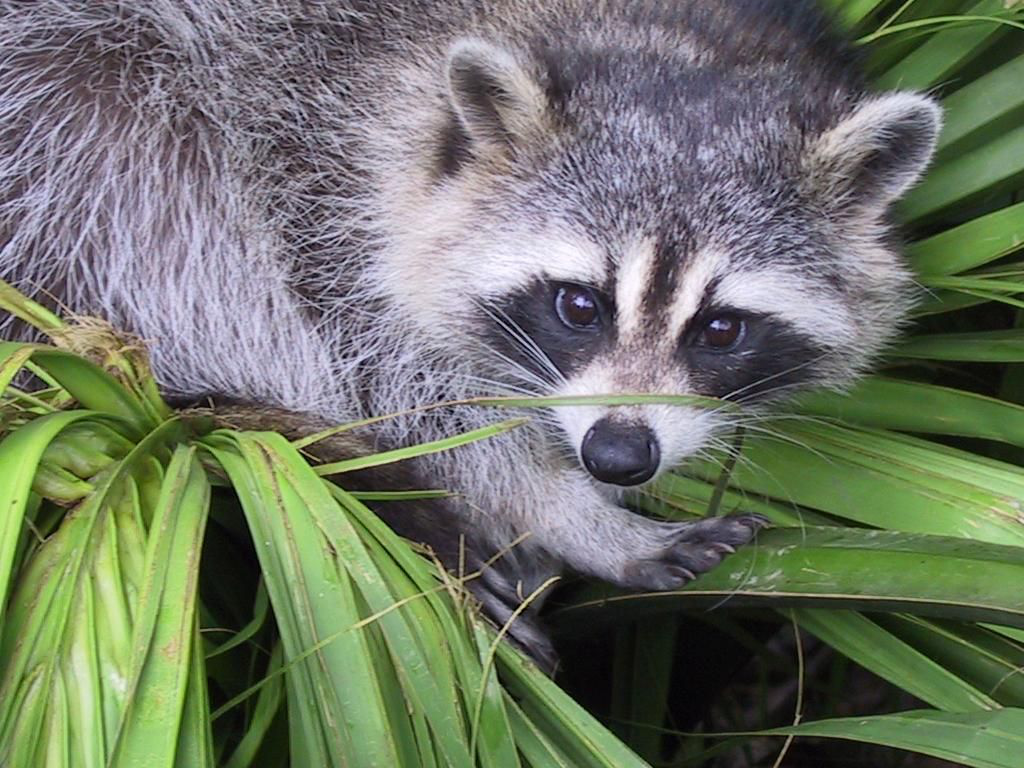
#> input picture docs/images/face.png, 1024 x 768 px
$ python example.py
#> lines starting #> are read from the running program, lines starting #| are printed output that depends on the picture
### image.py
import numpy as np
import matplotlib.pyplot as plt
from PIL import Image
import imageio.v3 as iio

def read_image(image_path):
    """
    Read an image and return a one hot vector of the image
    If size of an image is odd, transform the img to even size image

    Parameter:
    image_path: path of the image

    Return:
    img2: Transformed image object
    """
#> called with image_path = 'docs/images/face.png'
    img = iio.imread(image_path)
#> img is the input picture: shape (768, 1024, 3); mean R, G, B 110.7, 117.7, 102.1
    l = img.shape[0]
#> l = 768
    w = img.shape[1]
#> w = 1024

    n = max(l, w)
#> n = 1024
    if n % 2:
        n += 1
    img2 = np.zeros((n, n, 3))
    img2[:l, :w, :] += img
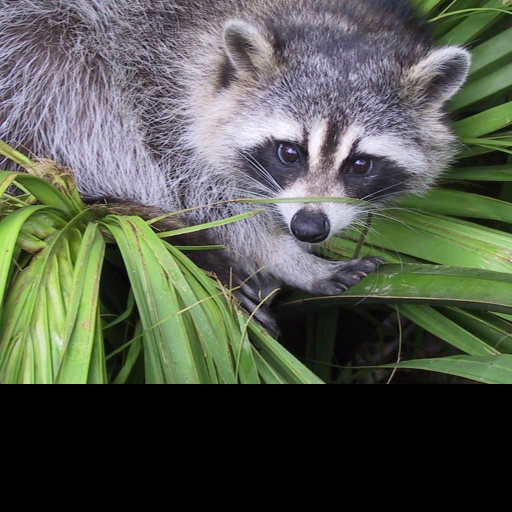
#> img2: shape (1024, 1024, 3) float64 (shown at 1/2 size); mean R, G, B 83, 88.3, 76.6
    # print(img)
    return img, img2


# [12 lines left out: functions show_image, show_images, not called in this run]

# read_image("docs/images/lena.png")

### example.py
from hill import AdvHill
from image import read_image
import numpy as np
img, _ = read_image("docs/images/face.png")
# print(img)


#> (the run stopped early here; a loop or call above may not have finished)
